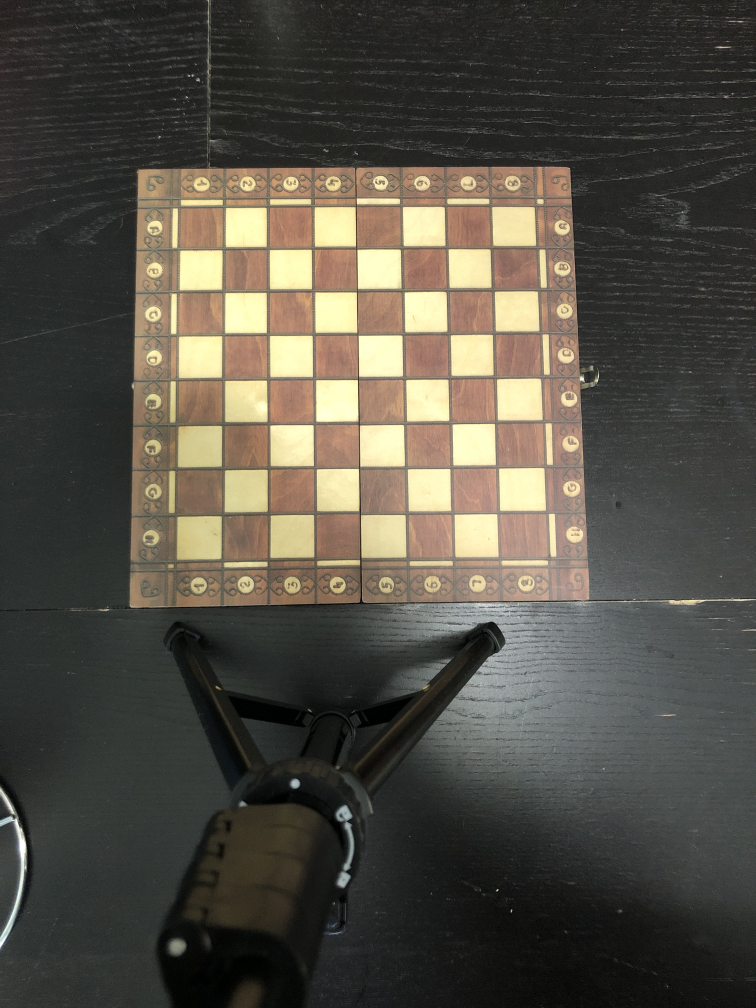
#> input picture ChessCV/Images/IMG_2711.JPG, 3024 x 4032 px, given in place of the camera (shown at 1/4 size)
$ python mainWorkflow.py
#> lines starting #> are read from the running program, lines starting #| are printed output that depends on the picture; after the words box and inside, x2 and y2 are one past the last pixel; in counts of white or black regions, pixels touching at a corner belong together
### ChessCV/functions.py
import cv2
import os
import imutils
from sklearn.cluster import KMeans
from collections import Counter


# [112 lines left out: functions cropSquares, cropImageToBoard, centerCrop, get_dominant_color, findDifferenceColors, giveMoves, not called in this run]
def liveCaptureBounds():
    array = []
    curWD = os.getcwd()
    fileLocation = curWD + "/Images/Testing/"
    webCam = cv2.VideoCapture(0)
    count = 0
    testingCount=0
    while(True):

        # Capture the video frame
        # by frame
        ret, frame = webCam.read()
#> frame is the input picture: shape (4032, 3024, 3); mean B, G, R 69.7, 79.5, 83.8

        # Display the resulting frame
        cv2.imshow('frame', frame)

        if count % 120 == 0:
            frame2 = frame.copy()
            gray_img = cv2.cvtColor(frame,cv2.COLOR_BGR2GRAY)
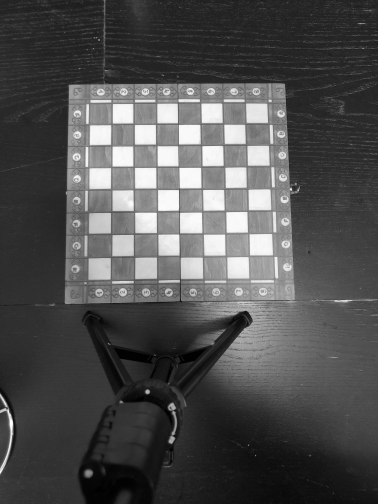
#> gray_img: shape (4032, 3024) (shown at 1/8 size); min 0, max 255, mean 79.7
            gray_blur=cv2.GaussianBlur(gray_img,(5,5),0)
            #contours, _ = cv.findContours(gray_blur, cv.RETR_EXTERNAL, cv.CHAIN_APPROX_SIMPLE)
            edges = cv2.Canny(gray_blur,10,100)
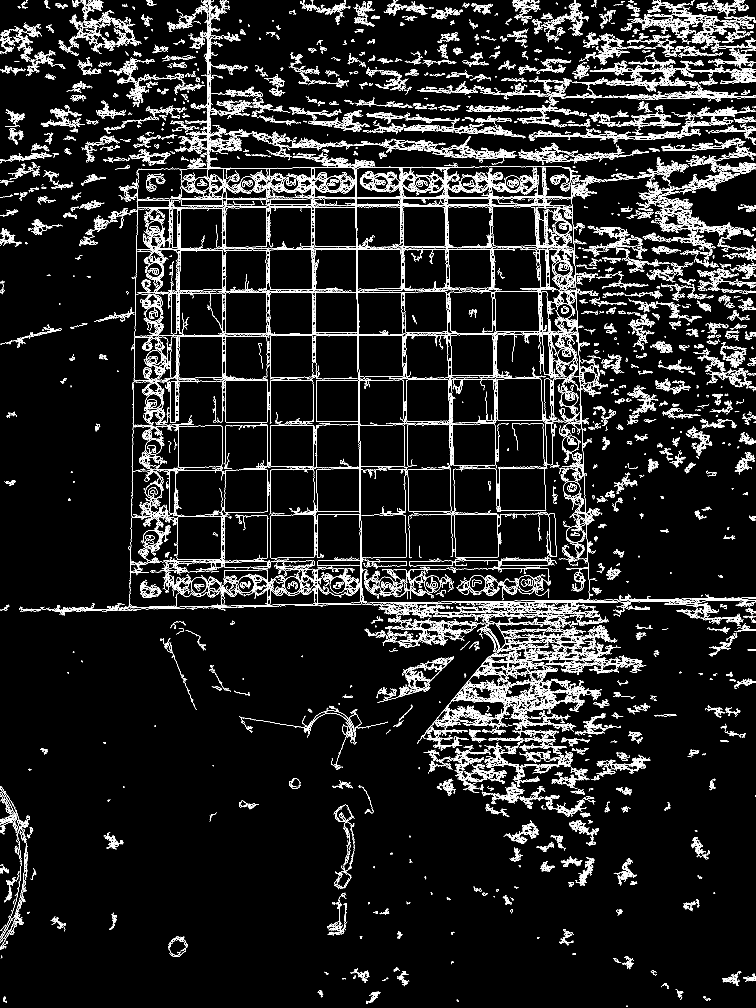
#> edges: shape (4032, 3024) (shown at 1/4 size); 4.8% white in thin lines or dots
            # find the contours in the edged image
            contours, _ = cv2.findContours(edges, cv2.RETR_EXTERNAL, cv2.CHAIN_APPROX_SIMPLE)
#> contours = 5006 contours, 2930 with area under 20; largest, box (x1, y1, x2, y2) and area: (1996, 1871, 2185, 2045) 31130, (700, 2063, 888, 2240) 30692, (1081, 2059, 1258, 2233) 29872, (1987, 1513, 2172, 1683) 29634, (1818, 2056, 1995, 2230) 29532
            for cnt in contours:
                x1,y1 = cnt[0][0]
                approx = cv2.approxPolyDP(cnt, 0.1*cv2.arcLength(cnt, True), True)
                if len(approx) == 4:
                    x, y, w, h = cv2.boundingRect(cnt)
                    #print("x,y,w,h: "+str(x)+" "+str(y)+" "+str(w)+" "+str(h))
                    if (w > 100 and h > 100):
                        xA = x
                        yA = y
                        wA = w
                        hA = h
                        frame2 = cv2.drawContours(frame2, [cnt], -1, (0,255,255), 3)
                cv2.imshow('Rectangle', frame2)
#> this loop made 5006 passes
#> (x1, y1, approx, x, y, w, h) on passes 1, 5, 18, 52: (2506, 4023, [[2506, 4023], [2506, 4026], [2509, 4026], [2509, 4023]], 2506, 4023, 4, 4), (2815, 3986, [[2814, 3987], [2817, 3991], [2822, 3990], [2822, 3987]], 2814, 3986, 9, 6), (1589, 3907, [[1589, 3907], [1592, 3908], [1592, 3907], [1591, 3908]], 1589, 3907, 4, 2), (2152, 3748, [[2156, 3749], [2150, 3749], [2149, 3753], [2154, 3753]], 2149, 3748, 8, 7)
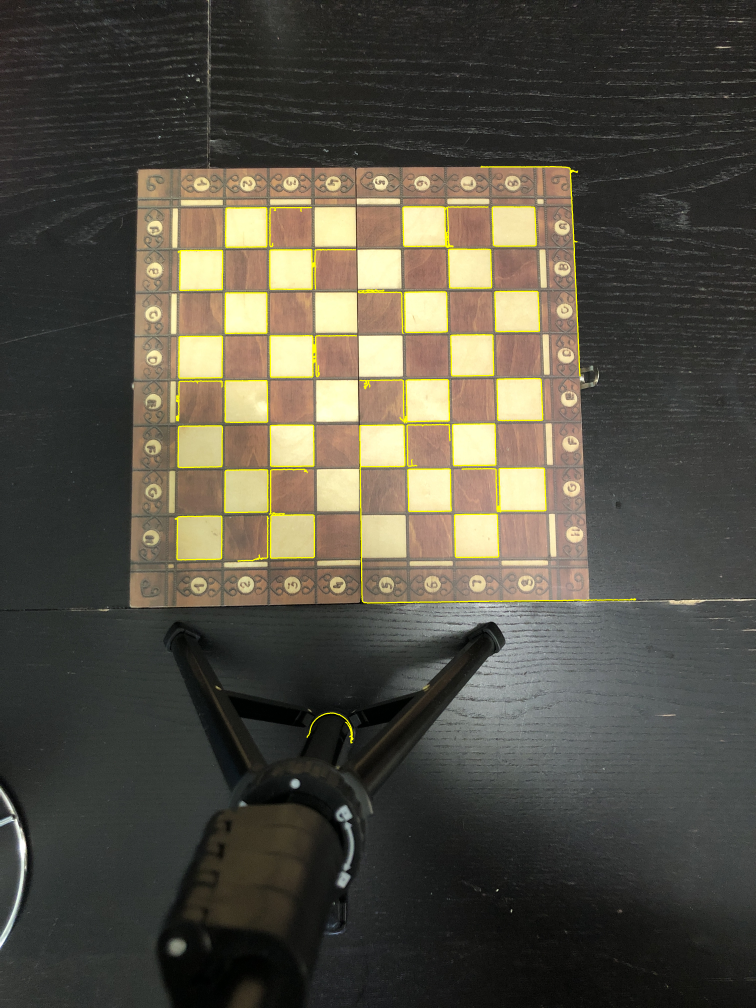
#> frame2: shape (4032, 3024, 3) (shown at 1/4 size); mean B, G, R 68.5, 80.6, 84.7
            # the 'q' button is set as the
            # quitting button you may use any
            # desired button of your choice
        count+=1
        if cv2.waitKey(1) & 0xFF == ord('q'):
#> (key q is pressed here)
            break
    # After the loop release the cap object
    webCam.release()
    # Destroy all the windows
    cv2.destroyAllWindows()
    print(xA)
    print(yA)
    print(wA)
    print(hA)
    return xA, yA, wA, hA

### ChessCV/mainWorkflow.py
import cv2
import os
import functions

curWD = os.getcwd()

print("Press q whenever there are bounds around the chessboard:")
x, y, w, h = functions.liveCaptureBounds()
webCam = cv2.VideoCapture(0)
cnt = 0
crop1 = ''
crop2 = ''
count = 0
hasBeen = True
print("Press c for a before frame and c for an after frame (Make sure that 'Finish capture' shows up after you press c). Press q to quit.")
while(True):

    # Capture the video frame
    # by frame
    ret, frame = webCam.read()

    # Display the resulting frame
    cv2.imshow('frame', frame)
    cnt+=1
    if cv2.waitKey(1) & 0xFF == ord('q'):
#> (key q is pressed here)
        print("Quitting")
        break
    if cv2.waitKey(1) & 0xFF == ord('c'):
        if x != 0 and y != 0 and w !=0 and h !=0:
            crop = functions.cropImageToBoard(frame, x, y, w, h)
            cv2.imwrite("CroppedBoard.jpg", crop)
        if count % 2 == 0:
            crop1 = crop
            cv2.imwrite("crop"+str(count)+".png", crop1)
            hasBeen = True
        elif count % 2 == 1:
            crop2 = crop
            cv2.imwrite("crop"+str(count)+".png", crop2)
        count +=1
        print("FinishCapture")
    if count % 2 == 0 and count > 0 and hasBeen:
        dir = "/Images/SplitBoardPiecesBefore/"
        dir2 = "/Images/SplitBoardPiecesAfter/"
        functions.cropSquares(crop1, dir)
        functions.cropSquares(crop2, dir2)# After the loop release the cap object
        moveString = functions.giveMoves(curWD+dir, curWD+dir2)
        print(moveString)
        hasBeen = False
        print("FinishedMoves")
webCam.release()
# Destroy all the windows
cv2.destroyAllWindows()

$ run again, on ChessCV/Images/IMG_2712.JPG
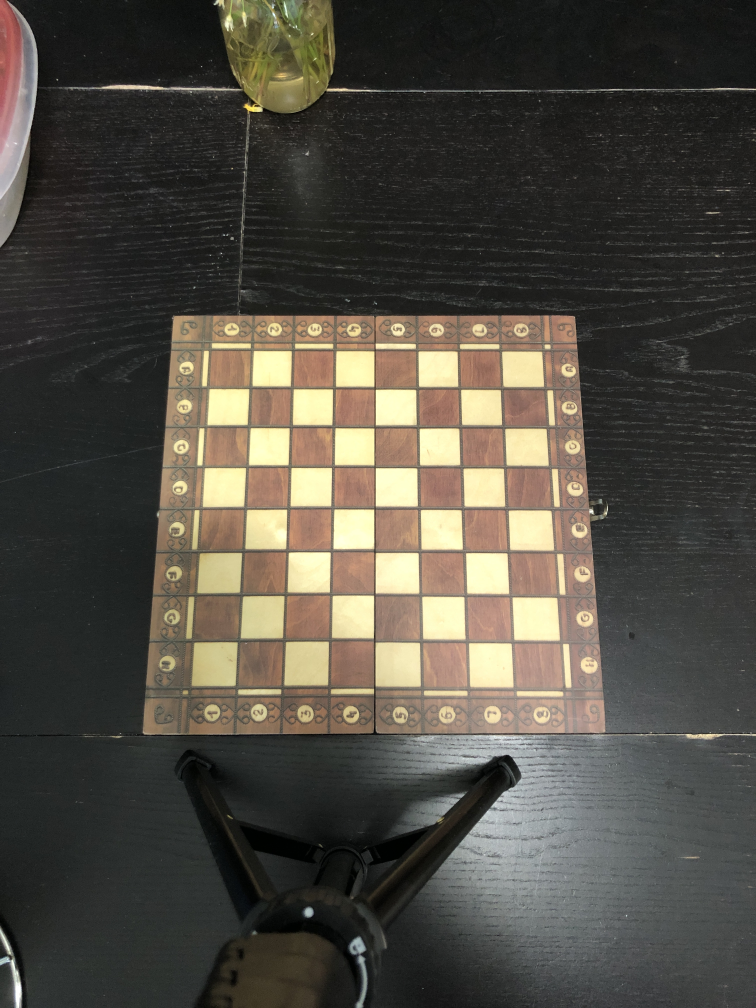
#> input picture ChessCV/Images/IMG_2712.JPG, 3024 x 4032 px, given in place of the camera (shown at 1/4 size)
#> in liveCaptureBounds, frame is the input picture: shape (4032, 3024, 3); mean B, G, R 67.7, 76.9, 81.1
#> in liveCaptureBounds, `edges = cv2.Canny(gray_blur,10,100)`:
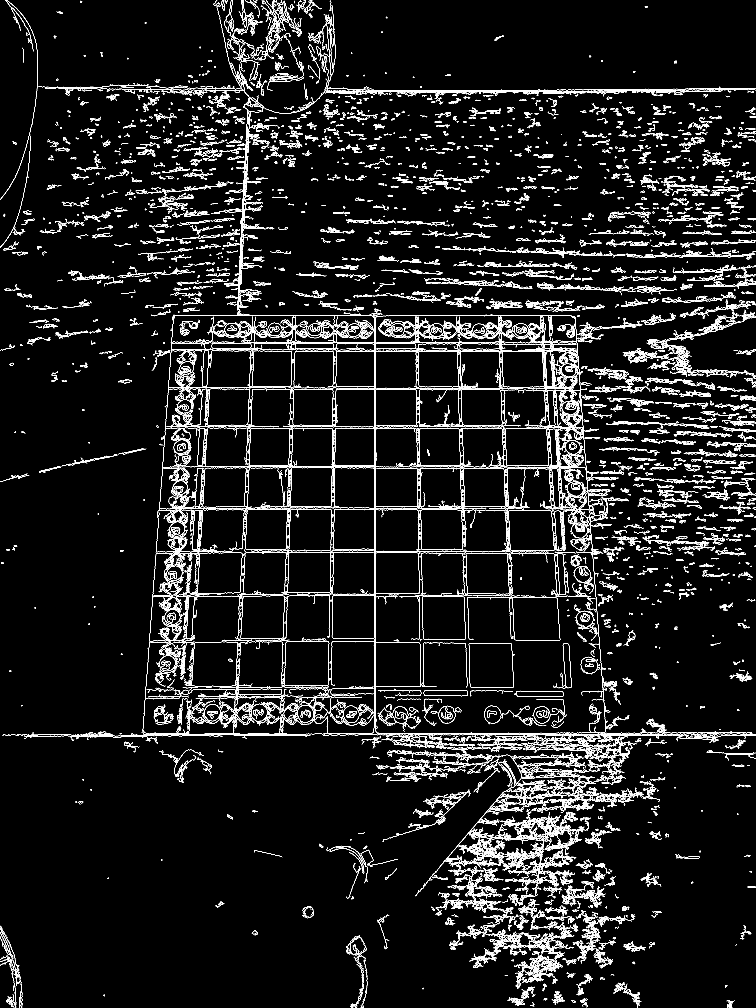
#> edges: shape (4032, 3024) (shown at 1/4 size); 3.9% white in thin lines or dots
#> contours = 5538 contours, 3648 with area under 20; largest, box (x1, y1, x2, y2) and area: (2050, 2389, 2241, 2564) 31070, (758, 2567, 952, 2746) 30748, (1137, 2565, 1317, 2743) 30494, (1875, 2572, 2055, 2751) 30467, (1689, 2386, 1863, 2559) 28798
#> the loop in liveCaptureBounds, `for cnt in contours:` made 5538 passes
#> (x1, y1, approx, x, y, w, h) on passes 3, 6, 7, 8, 14: (1454, 4026, [[1454, 4026], [1455, 4028], [1453, 4029], [1455, 4029]], 1453, 4026, 3, 4), (60, 4021, [[60, 4021], [59, 4022], [60, 4023], [59, 4022]], 59, 4021, 2, 3), (1422, 4020, [[1422, 4020], [1424, 4022], [1423, 4025], [1424, 4022]], 1422, 4020, 3, 6), (86, 4020, [[86, 4020], [88, 4022], [87, 4025], [88, 4022]], 86, 4020, 3, 6), (1434, 4010, [[1434, 4010], [1418, 4021], [1425, 4016], [1429, 4024]], 1418, 4010, 17, 15)
#> after the loop in liveCaptureBounds, `for cnt in contours:`:
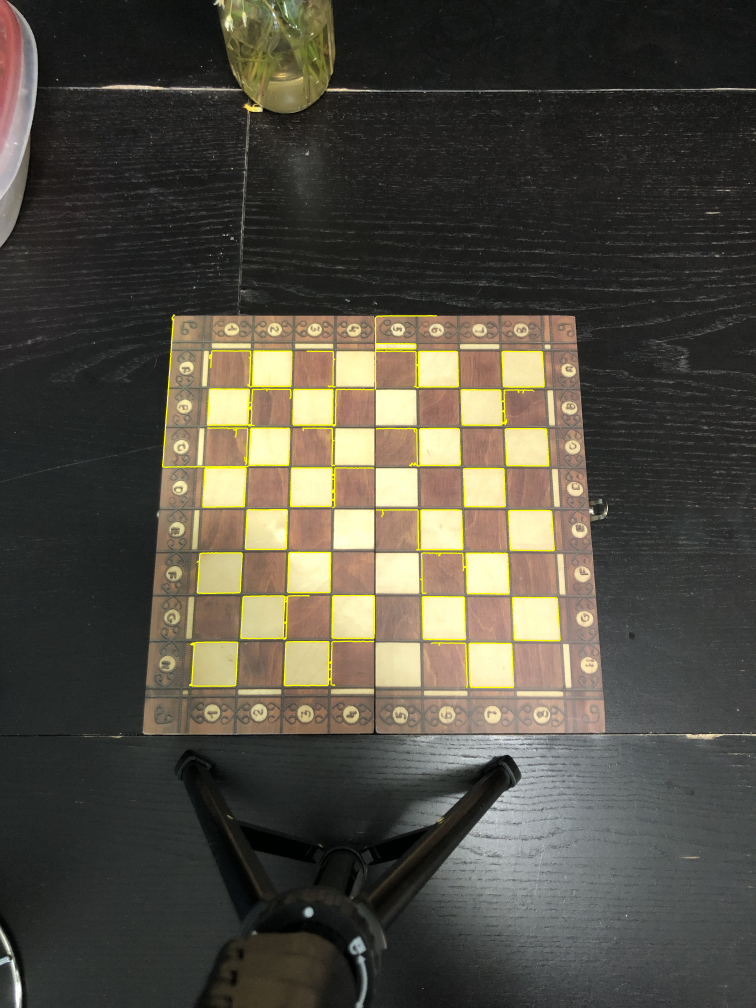
#> frame2: shape (4032, 3024, 3) (shown at 1/4 size); mean B, G, R 66.6, 77.9, 82

$ run again, on ChessCV/Images/IMG_2713.JPG
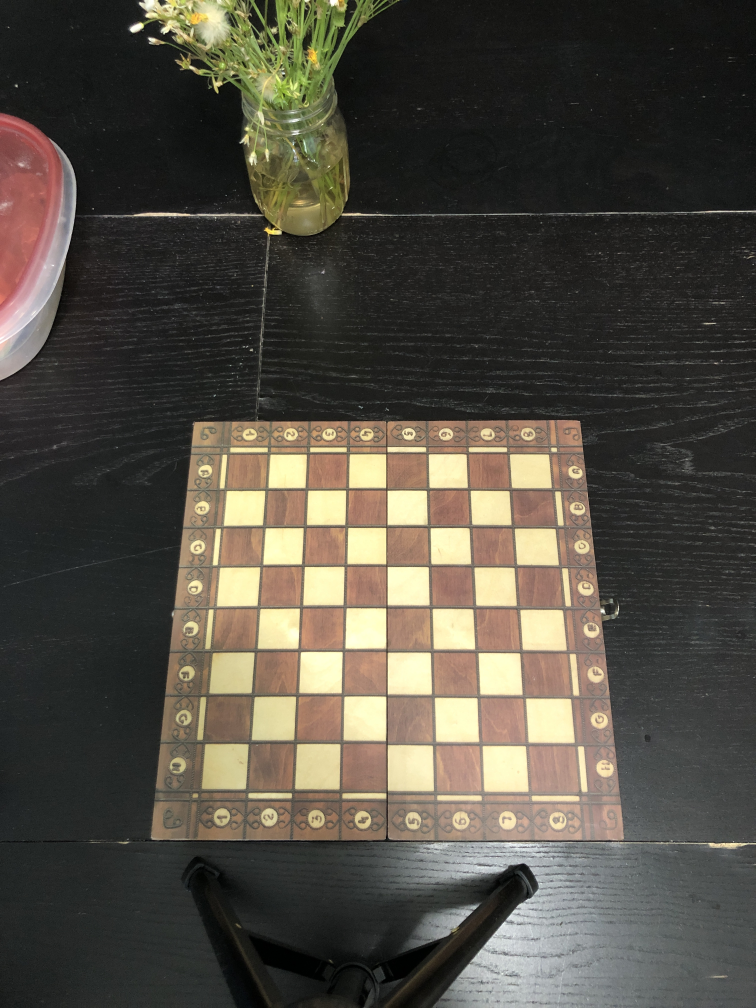
#> input picture ChessCV/Images/IMG_2713.JPG, 3024 x 4032 px, given in place of the camera (shown at 1/4 size)
#> in liveCaptureBounds, frame is the input picture: shape (4032, 3024, 3); mean B, G, R 67.6, 77.6, 82.4
#> in liveCaptureBounds, `edges = cv2.Canny(gray_blur,10,100)`:
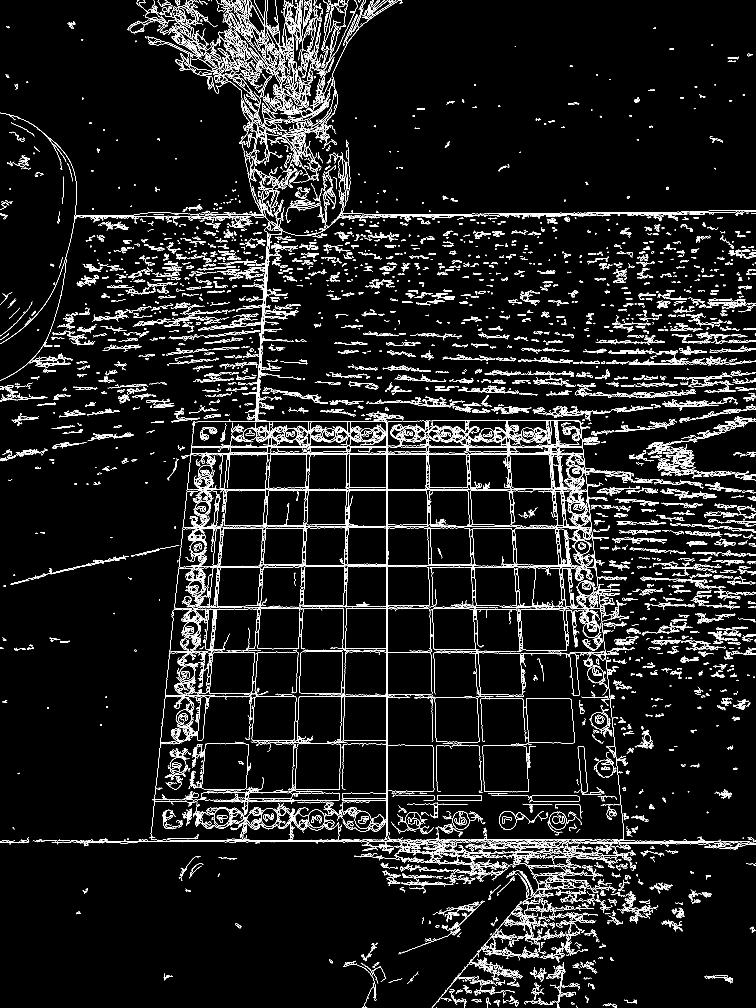
#> edges: shape (4032, 3024) (shown at 1/4 size); 4% white in thin lines or dots
#> contours = 6063 contours, 4089 with area under 20; largest, box (x1, y1, x2, y2) and area: (2104, 2793, 2300, 2974) 32373, (1930, 2983, 2115, 3169) 32268, (1180, 2974, 1363, 3159) 32055, (1739, 2790, 1918, 2970) 30230, (1007, 2785, 1185, 2963) 29332
#> the loop in liveCaptureBounds, `for cnt in contours:` made 6063 passes
#> (x1, y1, approx, x, y, w, h) on passes 16, 17, 27, 43, 50: (2159, 4005, [[2151, 4012], [2168, 4016], [2158, 4014], [2159, 4005]], 2151, 4005, 18, 13), (2218, 4003, [[2206, 4009], [2219, 4003], [2229, 4015], [2219, 4003]], 2206, 4003, 24, 13), (1989, 3999, [[1989, 3999], [1991, 4006], [1997, 4000], [2000, 4005]], 1989, 3999, 12, 8), (1878, 3968, [[1878, 3968], [1882, 3972], [1886, 3970], [1882, 3972]], 1878, 3968, 9, 5), (2011, 3961, [[2011, 3961], [2014, 3989], [2012, 3961], [2057, 3971]], 2011, 3961, 47, 29)
#> after the loop in liveCaptureBounds, `for cnt in contours:`:
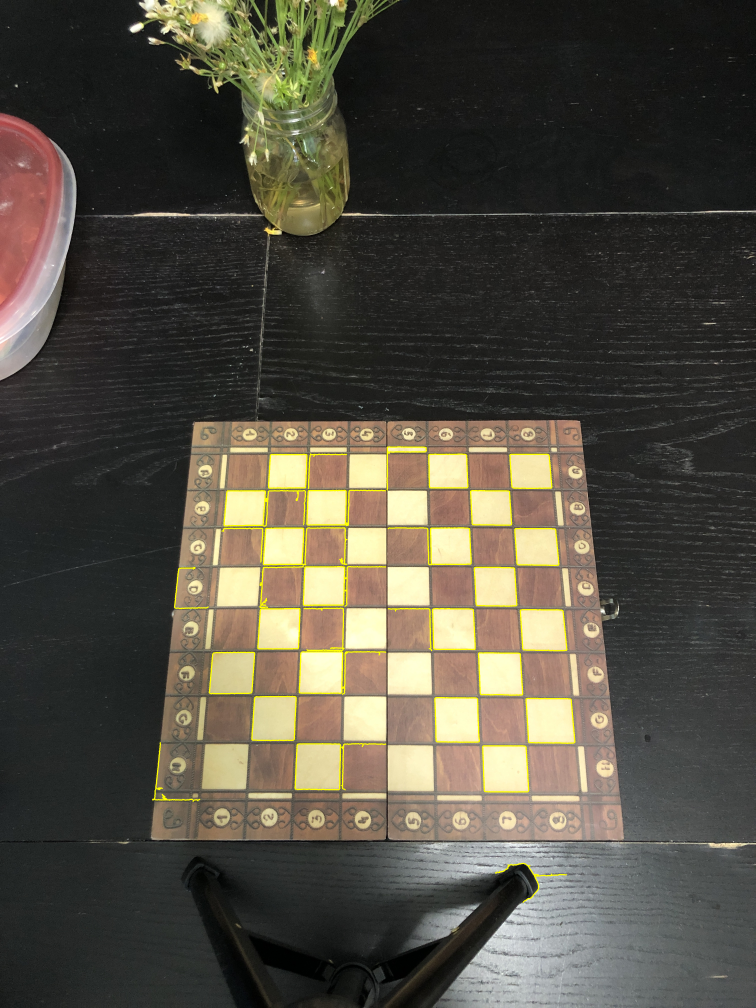
#> frame2: shape (4032, 3024, 3) (shown at 1/4 size); mean B, G, R 66.6, 78.5, 83.1
